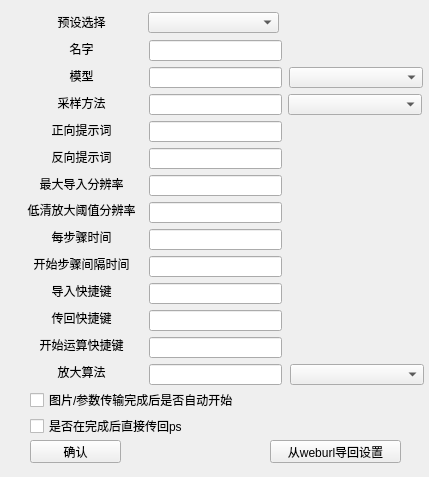
<?xml version="1.0" encoding="UTF-8"?>
<ui version="4.0">
 <class>Form</class>
 <widget class="QWidget" name="Form">
  <property name="geometry">
   <rect>
    <x>0</x>
    <y>0</y>
    <width>429</width>
    <height>477</height>
   </rect>
  </property>
  <property name="windowTitle">
   <string>Form</string>
  </property>
  <widget class="QComboBox" name="preset_combo">
   <property name="geometry">
    <rect>
     <x>148</x>
     <y>12</y>
     <width>131</width>
     <height>21</height>
    </rect>
   </property>
  </widget>
  <widget class="QLineEdit" name="layer_name">
   <property name="geometry">
    <rect>
     <x>149</x>
     <y>40</y>
     <width>133</width>
     <height>21</height>
    </rect>
   </property>
   <property name="text">
    <string/>
   </property>
  </widget>
  <widget class="QLineEdit" name="model_name">
   <property name="geometry">
    <rect>
     <x>149</x>
     <y>67</y>
     <width>133</width>
     <height>21</height>
    </rect>
   </property>
   <property name="text">
    <string/>
   </property>
  </widget>
  <widget class="QLineEdit" name="sample_method">
   <property name="geometry">
    <rect>
     <x>149</x>
     <y>94</y>
     <width>133</width>
     <height>21</height>
    </rect>
   </property>
   <property name="text">
    <string/>
   </property>
  </widget>
  <widget class="QLineEdit" name="positive">
   <property name="geometry">
    <rect>
     <x>149</x>
     <y>121</y>
     <width>133</width>
     <height>21</height>
    </rect>
   </property>
   <property name="text">
    <string/>
   </property>
  </widget>
  <widget class="QLineEdit" name="negative">
   <property name="geometry">
    <rect>
     <x>149</x>
     <y>148</y>
     <width>133</width>
     <height>21</height>
    </rect>
   </property>
   <property name="text">
    <string/>
   </property>
  </widget>
  <widget class="QLineEdit" name="max_pics">
   <property name="geometry">
    <rect>
     <x>149</x>
     <y>175</y>
     <width>133</width>
     <height>21</height>
    </rect>
   </property>
   <property name="text">
    <string/>
   </property>
  </widget>
  <widget class="QLineEdit" name="max_hd">
   <property name="geometry">
    <rect>
     <x>149</x>
     <y>202</y>
     <width>133</width>
     <height>21</height>
    </rect>
   </property>
   <property name="text">
    <string/>
   </property>
  </widget>
  <widget class="QLineEdit" name="continue1">
   <property name="geometry">
    <rect>
     <x>149</x>
     <y>229</y>
     <width>133</width>
     <height>21</height>
    </rect>
   </property>
   <property name="text">
    <string/>
   </property>
  </widget>
  <widget class="QLineEdit" name="continue2">
   <property name="geometry">
    <rect>
     <x>149</x>
     <y>256</y>
     <width>133</width>
     <height>21</height>
    </rect>
   </property>
   <property name="text">
    <string/>
   </property>
  </widget>
  <widget class="QLineEdit" name="short_key1">
   <property name="geometry">
    <rect>
     <x>149</x>
     <y>283</y>
     <width>133</width>
     <height>21</height>
    </rect>
   </property>
   <property name="text">
    <string/>
   </property>
  </widget>
  <widget class="QLineEdit" name="short_key2">
   <property name="geometry">
    <rect>
     <x>149</x>
     <y>310</y>
     <width>133</width>
     <height>21</height>
    </rect>
   </property>
   <property name="text">
    <string/>
   </property>
  </widget>
  <widget class="QLineEdit" name="short_key3">
   <property name="geometry">
    <rect>
     <x>149</x>
     <y>337</y>
     <width>133</width>
     <height>21</height>
    </rect>
   </property>
   <property name="text">
    <string/>
   </property>
  </widget>
  <widget class="QLineEdit" name="hd_method">
   <property name="geometry">
    <rect>
     <x>149</x>
     <y>364</y>
     <width>133</width>
     <height>21</height>
    </rect>
   </property>
   <property name="text">
    <string/>
   </property>
  </widget>
  <widget class="QPushButton" name="check_btn">
   <property name="geometry">
    <rect>
     <x>30</x>
     <y>440</y>
     <width>91</width>
     <height>23</height>
    </rect>
   </property>
   <property name="text">
    <string>确认</string>
   </property>
  </widget>
  <widget class="QPushButton" name="import_btn">
   <property name="geometry">
    <rect>
     <x>270</x>
     <y>440</y>
     <width>131</width>
     <height>23</height>
    </rect>
   </property>
   <property name="text">
    <string>从weburl导回设置</string>
   </property>
  </widget>
  <widget class="QWidget" name="layoutWidget">
   <property name="geometry">
    <rect>
     <x>30</x>
     <y>390</y>
     <width>210</width>
     <height>46</height>
    </rect>
   </property>
   <layout class="QVBoxLayout" name="verticalLayout_3">
    <item>
     <widget class="QCheckBox" name="is_hd">
      <property name="text">
       <string>图片/参数传输完成后是否自动开始</string>
      </property>
     </widget>
    </item>
    <item>
     <widget class="QCheckBox" name="is_back_ps">
      <property name="text">
       <string>是否在完成后直接传回ps</string>
      </property>
     </widget>
    </item>
   </layout>
  </widget>
  <widget class="QWidget" name="layoutWidget">
   <property name="geometry">
    <rect>
     <x>21</x>
     <y>12</y>
     <width>121</width>
     <height>371</height>
    </rect>
   </property>
   <layout class="QVBoxLayout" name="verticalLayout">
    <item>
     <widget class="QLabel" name="label_2">
      <property name="styleSheet">
       <string notr="true">center</string>
      </property>
      <property name="text">
       <string>&lt;html&gt;&lt;head/&gt;&lt;body&gt;&lt;p align=&quot;center&quot;&gt;预设选择&lt;/p&gt;&lt;/body&gt;&lt;/html&gt;</string>
      </property>
      <property name="textInteractionFlags">
       <set>Qt::LinksAccessibleByMouse</set>
      </property>
     </widget>
    </item>
    <item>
     <widget class="QLabel" name="label">
      <property name="text">
       <string>&lt;html&gt;&lt;head/&gt;&lt;body&gt;&lt;p align=&quot;center&quot;&gt;名字&lt;/p&gt;&lt;/body&gt;&lt;/html&gt;</string>
      </property>
     </widget>
    </item>
    <item>
     <widget class="QLabel" name="label_3">
      <property name="text">
       <string>&lt;html&gt;&lt;head/&gt;&lt;body&gt;&lt;p align=&quot;center&quot;&gt;模型&lt;/p&gt;&lt;/body&gt;&lt;/html&gt;</string>
      </property>
     </widget>
    </item>
    <item>
     <widget class="QLabel" name="label_4">
      <property name="text">
       <string>&lt;html&gt;&lt;head/&gt;&lt;body&gt;&lt;p align=&quot;center&quot;&gt;采样方法&lt;/p&gt;&lt;/body&gt;&lt;/html&gt;</string>
      </property>
     </widget>
    </item>
    <item>
     <widget class="QLabel" name="label_5">
      <property name="text">
       <string>&lt;html&gt;&lt;head/&gt;&lt;body&gt;&lt;p align=&quot;center&quot;&gt;正向提示词&lt;/p&gt;&lt;/body&gt;&lt;/html&gt;</string>
      </property>
     </widget>
    </item>
    <item>
     <widget class="QLabel" name="label_6">
      <property name="text">
       <string>&lt;html&gt;&lt;head/&gt;&lt;body&gt;&lt;p align=&quot;center&quot;&gt;反向提示词&lt;/p&gt;&lt;/body&gt;&lt;/html&gt;</string>
      </property>
     </widget>
    </item>
    <item>
     <widget class="QLabel" name="label_7">
      <property name="text">
       <string>&lt;html&gt;&lt;head/&gt;&lt;body&gt;&lt;p align=&quot;center&quot;&gt;最大导入分辨率&lt;/p&gt;&lt;/body&gt;&lt;/html&gt;</string>
      </property>
     </widget>
    </item>
    <item>
     <widget class="QLabel" name="label_8">
      <property name="text">
       <string>&lt;html&gt;&lt;head/&gt;&lt;body&gt;&lt;p align=&quot;center&quot;&gt;低清放大阈值分辨率&lt;/p&gt;&lt;/body&gt;&lt;/html&gt;</string>
      </property>
     </widget>
    </item>
    <item>
     <widget class="QLabel" name="label_9">
      <property name="text">
       <string>&lt;html&gt;&lt;head/&gt;&lt;body&gt;&lt;p align=&quot;center&quot;&gt;每步骤时间&lt;/p&gt;&lt;/body&gt;&lt;/html&gt;</string>
      </property>
     </widget>
    </item>
    <item>
     <widget class="QLabel" name="label_10">
      <property name="text">
       <string>&lt;html&gt;&lt;head/&gt;&lt;body&gt;&lt;p align=&quot;center&quot;&gt;开始步骤间隔时间&lt;/p&gt;&lt;/body&gt;&lt;/html&gt;</string>
      </property>
     </widget>
    </item>
    <item>
     <widget class="QLabel" name="label_11">
      <property name="text">
       <string>&lt;html&gt;&lt;head/&gt;&lt;body&gt;&lt;p align=&quot;center&quot;&gt;导入快捷键&lt;/p&gt;&lt;/body&gt;&lt;/html&gt;</string>
      </property>
     </widget>
    </item>
    <item>
     <widget class="QLabel" name="label_12">
      <property name="text">
       <string>&lt;html&gt;&lt;head/&gt;&lt;body&gt;&lt;p align=&quot;center&quot;&gt;传回快捷键&lt;/p&gt;&lt;/body&gt;&lt;/html&gt;</string>
      </property>
     </widget>
    </item>
    <item>
     <widget class="QLabel" name="label_13">
      <property name="text">
       <string>&lt;html&gt;&lt;head/&gt;&lt;body&gt;&lt;p align=&quot;center&quot;&gt;开始运算快捷键&lt;/p&gt;&lt;/body&gt;&lt;/html&gt;</string>
      </property>
     </widget>
    </item>
    <item>
     <widget class="QLabel" name="label_14">
      <property name="text">
       <string>&lt;html&gt;&lt;head/&gt;&lt;body&gt;&lt;p align=&quot;center&quot;&gt;放大算法&lt;/p&gt;&lt;/body&gt;&lt;/html&gt;</string>
      </property>
     </widget>
    </item>
   </layout>
  </widget>
  <widget class="QComboBox" name="import_combo_2">
   <property name="geometry">
    <rect>
     <x>288</x>
     <y>94</y>
     <width>134</width>
     <height>21</height>
    </rect>
   </property>
   <property name="placeholderText">
    <string>从当前页导回后选择</string>
   </property>
  </widget>
  <widget class="QComboBox" name="import_combo_3">
   <property name="geometry">
    <rect>
     <x>290</x>
     <y>364</y>
     <width>134</width>
     <height>21</height>
    </rect>
   </property>
   <property name="placeholderText">
    <string>从当前页导回后选择</string>
   </property>
  </widget>
  <widget class="QComboBox" name="import_combo">
   <property name="geometry">
    <rect>
     <x>289</x>
     <y>67</y>
     <width>134</width>
     <height>21</height>
    </rect>
   </property>
   <property name="placeholderText">
    <string>从当前页导回后选择</string>
   </property>
  </widget>
 </widget>
 <resources/>
 <connections/>
</ui>
